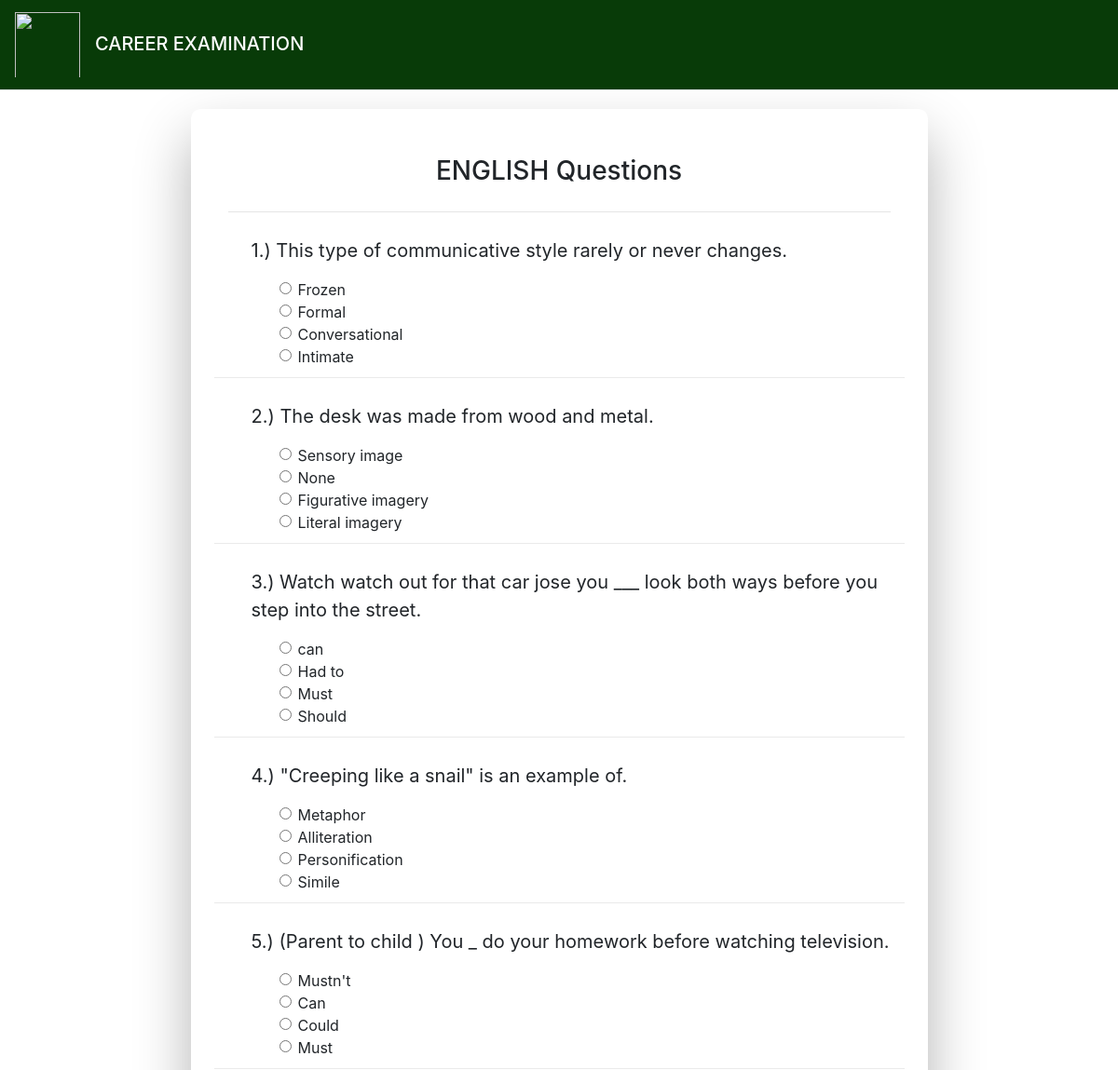
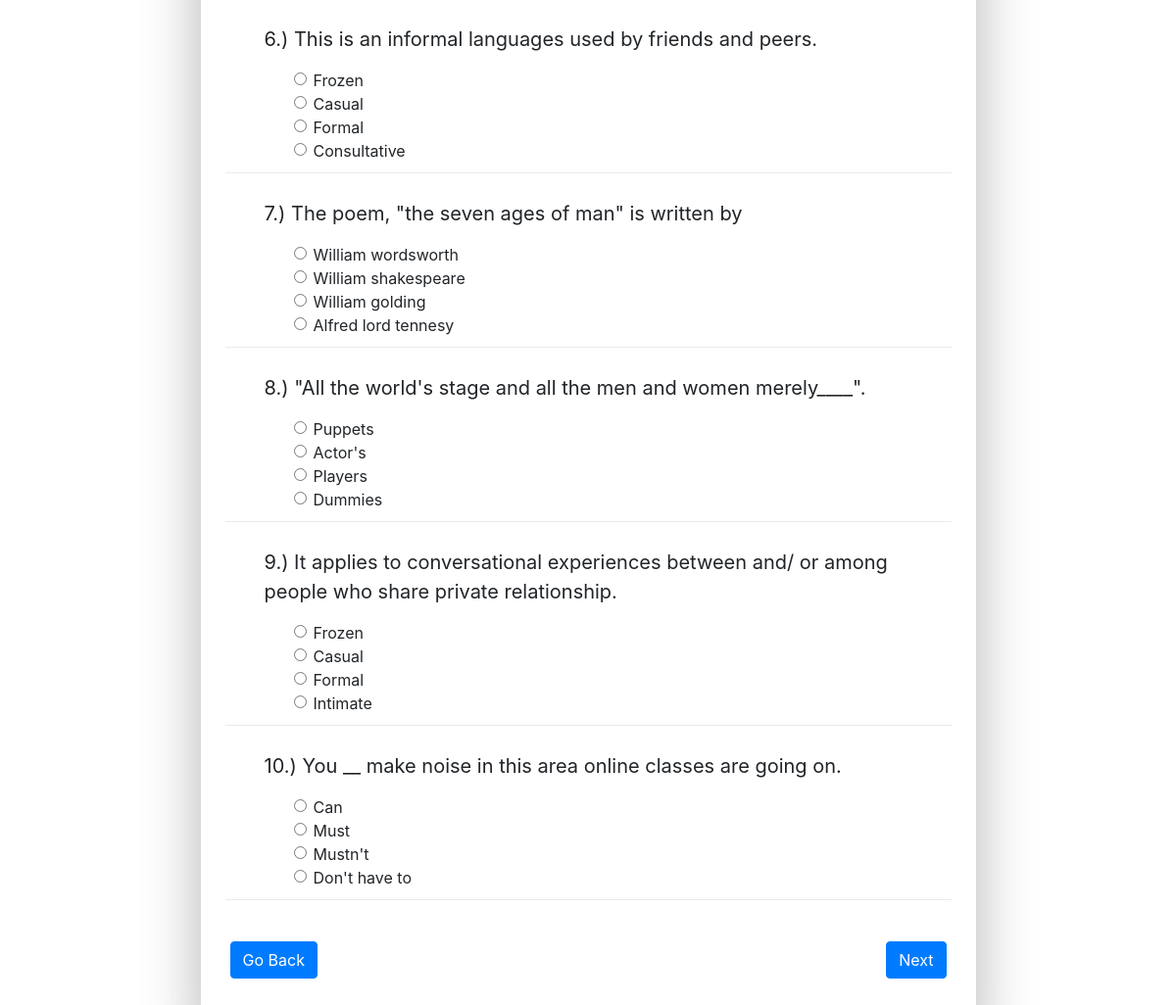
Screenshot of /pages/exam.php (signed in) with the database file from the repository (2 pictures, top to bottom).
### tables this page shows
CREATE TABLE `exams` (
  `id` int(11) NOT NULL,
  `category` varchar(32) NOT NULL,
  `question` longtext NOT NULL,
  `c1` longtext NOT NULL,
  `c2` longtext NOT NULL,
  `c3` longtext NOT NULL,
  `c4` longtext NOT NULL,
  `answer` longtext NOT NULL
);

### pages/exam.php (the view, shortened to what this page needs)
<?php
include "../functions/conn.php";
?>
<!DOCTYPE html>
<html lang="en">
<head>
    <?php include '../components/bootstrap.php'; ?>
    <link rel="stylesheet" href="../dep/font-awesome/css/font-awesome.min.css">
    <link rel="stylesheet" href="../dep/minJsCss/css/notify.css">
    <link rel="stylesheet" href="../dep/minJsCss/css/prettify.css">
</head>
<body>
    <?php include "../components/student-nav.php"; ?>
    <?php
    $array = array("english", "math", "science");
    $randomCat = [];
    while (count($randomCat) < 3) {
        $rand = $array[array_rand($array)];
        if (!in_array($rand, $randomCat)) {
            array_push($randomCat, $rand);
        }
    }
    ?>
    <div class="container-fluid">
        <div class="wrapper">
            <div id="formContent">
                <form style="padding: 10px" id="formQuestions">
                    <h3 style="padding: 10px; text-align: center;" id="labelCat"></h3>
                    <hr>
                    <div id="formBody0">
                        <fieldset class="form-group">
                            <div class="row">
                                <?php
                                $query = mysqli_query($conn, "SELECT * FROM exams WHERE category = '$randomCat[0]' ORDER BY RAND() LIMIT 10");
                                $counter0 = 1;
                                while ($row = mysqli_fetch_object($query)) :
                                ?>
                                    <div class="questions">
                                        <div class="shuffle">
                                            <label style="font-size: 20px;margin-bottom: 15px;"><?php echo $counter0 . ".) " . $row->question ?></label>
                                            <div class="form-check">
                                                <input class="form-check-input" type="radio" name="id=<?php echo $row->id ?>&&number=<?php echo $counter0 ?>" value="<?php echo $row->c1 ?>" >
                                                <label class="form-check-label">
                                                    <?php echo $row->c1 ?>
                                                </label>
                                            </div>
                                        </div>
                                        <div class="shuffle">
                                            <div class="form-check">
                                                <input class="form-check-input" type="radio" name="id=<?php echo $row->id ?>&&number=<?php echo $counter0 ?>" value="<?php echo $row->c2 ?>">
                                                <label class="form-check-label">
                                                    <?php echo $row->c2 ?>
                                                </label>
                                            </div>
                                        </div>
                                        <div class="shuffle">
                                            <div class="form-check">
                                                <input class="form-check-input" type="radio" name="id=<?php echo $row->id ?>&&number=<?php echo $counter0 ?>" value="<?php echo $row->c3 ?>" >
                                                <label class="form-check-label">
                                                    <?php echo $row->c3 ?>
                                                </label>
                                            </div>
                                        </div>
                                        <div class="shuffle">
                                            <div class="form-check">
                                                <input class="form-check-input" type="radio" name="id=<?php echo $row->id ?>&&number=<?php echo $counter0 ?>" value="<?php echo $row->c4 ?>">
                                                <label class="form-check-label">
                                                    <?php echo $row->c4 ?>
                                                </label>
                                            </div>
                                        </div>
                                    </div>
                                <?php
                                    $counter0++;
                                endwhile;
                                ?>
                            </div>
                        </fieldset>
                    </div>
                </form>
                <div class="form-group">
                    <button type="button" id="back" class="btn btn-primary">Go Back</button>
                    <button type="button" id="next" class="btn btn-primary" style="float: right !important;">Next</button>
                </div>
            </div>
        </div>
    </div>
</body>
</html>

### pages/exam.php (style rules this page uses)
#formContent { -webkit-border-radius: 10px 10px 10px 10px; border-radius: 10px 10px 10px 10px; background: #fff; padding: 30px !important; width: 70% !important; position: relative; padding: 0px; -webkit-box-shadow: 0 30px 60px 0 rgba(0, 0, 0, 0.3); box-shadow: 0 30px 60px 0 rgba(0, 0, 0, 0.3); }
.wrapper { display: flex; align-items: center; flex-direction: column; justify-content: center; width: 100%; padding: 20px; }
.questions { width: 100%; padding: 10px !important; border-bottom: 1px solid #eaeaea; margin-top: 0; margin-bottom: 1rem; }
.questions div { margin-left: 30px; }

### rows the page displays
exams: question "This type of communicative style rarely or never changes.", c1 "Frozen", c2 "Formal", c3 "Conversational", c4 "Intimate"
exams: question "The desk was made from wood and metal.", c1 "Sensory image", c2 "None", c3 "Figurative imagery", c4 "Literal imagery"
exams: question "Watch watch out for that car jose you ___ look both ways before you step into the street.", c1 "can", c2 "Had to", c3 "Must", c4 "Should"
exams: question "\"Creeping like a snail\" is an example of.", c1 "Metaphor", c2 "Alliteration", c3 "Personification", c4 "Simile"
exams: question "(Parent to child ) You _ do your homework before watching television.", c1 "Mustn't", c2 "Can", c3 "Could", c4 "Must"
exams: question "This is an informal languages used by friends and peers.", c1 "Frozen", c2 "Casual", c3 "Formal", c4 "Consultative"
exams: question "The poem, \"the seven ages of man\" is written by", c1 "William wordsworth", c2 "William shakespeare", c3 "William golding", c4 "Alfred lord tennesy"
exams: question "\"All the world's stage and all the men and women merely____\".", c1 "Puppets", c2 "Actor's", c3 "Players", c4 "Dummies"
exams: question "It applies to conversational experiences between and/ or among people who share private relationship.", c1 "Frozen", c2 "Casual", c3 "Formal", c4 "Intimate"
exams: question "You __ make noise in this area online classes are going on.", c1 "Can", c2 "Must", c3 "Mustn't", c4 "Don't have to"
